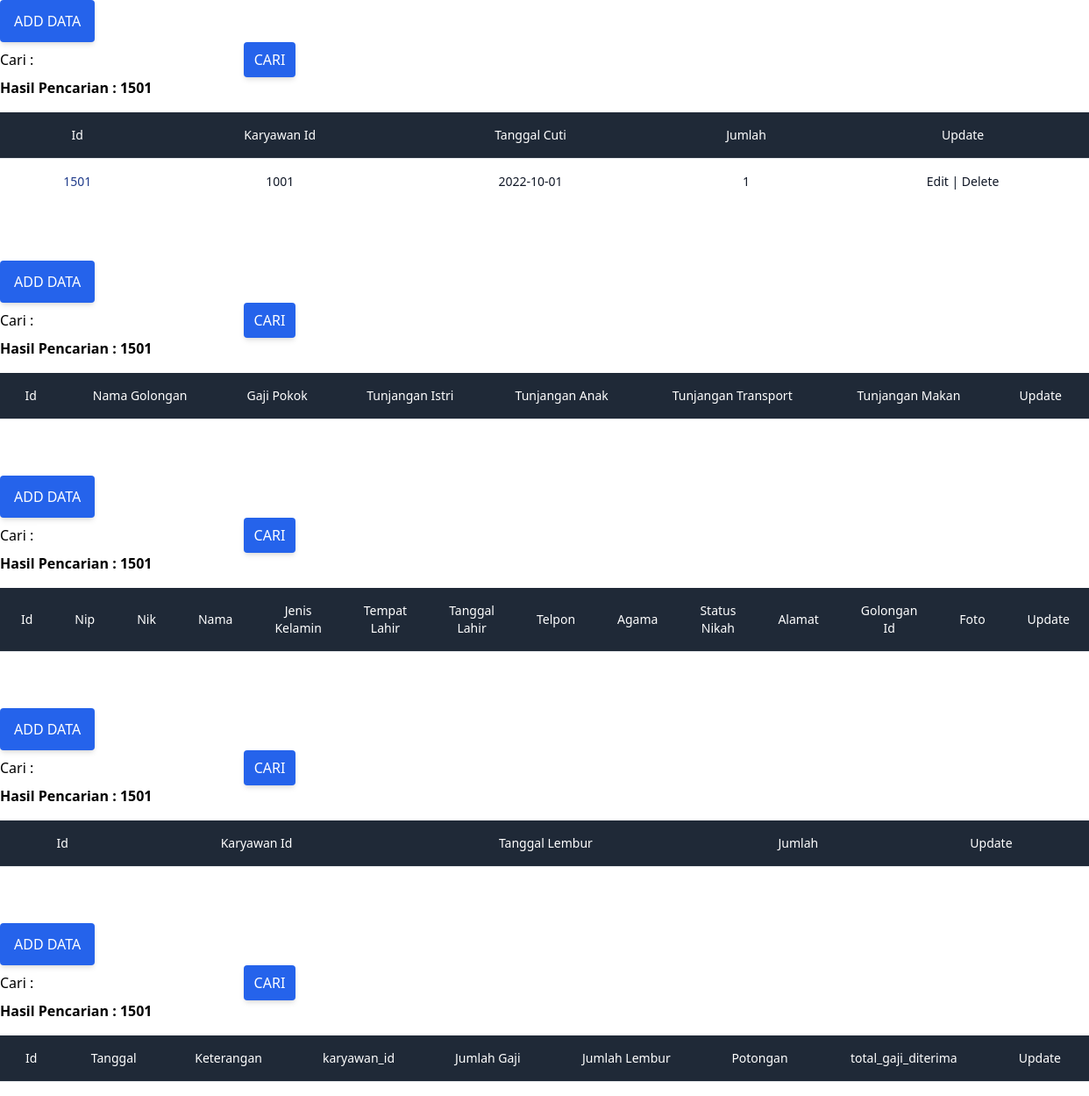
Screenshot of /save.php?cari=1501 with the database file from the repository.
### tables this page shows
CREATE TABLE `cuti` (
  `id` int(11) UNSIGNED NOT NULL,
  `karyawan_id` int(11) UNSIGNED NOT NULL,
  `tanggal_cuti` date NOT NULL,
  `jumlah` int(12) NOT NULL
);

### save.php (the view, shortened to what this page needs)
<?php
include_once("../config/config.php");
?>
<!DOCTYPE html>
<html lang="en">
<head>
    <link rel="stylesheet" href="../public/css/style.css">
</head>
<body>
    <a href="add.php"
        type="submit"
        class="inline-block px-4 py-3
        bg-blue-600
        text-white uppercase rounded shadow-md
        hover:bg-blue-700 hover:shadow-lg
        focus:bg-blue-700 focus:shadow-lg
        focus:outline-none focus:ring-0
        active:bg-blue-800 active:shadow-lg"
        data-mdb-ripple="true"
        data-mdb-ripple-color="light">Add Data
    </a>
    <form method="get">
        <label>Cari :</label>
        <input type="text" name="cari">
        <input
            href="../public/karyawan/add.php"
            type="submit"
            value="Cari"
            class="inline-block px-3 py-2
            bg-blue-600
            text-white uppercase rounded shadow-md
            hover:bg-blue-700 hover:shadow-lg
            focus:bg-blue-700 focus:shadow-lg
            focus:outline-none focus:ring-0
            active:bg-blue-800 active:shadow-lg"
            data-mdb-ripple="true"
            data-mdb-ripple-color="light"
        >
    </form>
    <?php
        if(isset($_GET['cari'])){
            $cari = $_GET['cari'];
            echo "<b>Hasil Pencarian : ".$cari."</b>";
        }
    ?>
    <div class="flex flex-col">
        <div class="overflow-x-auto sm:-mx-6 lg:-mx-8">
            <div class="py-4 inline-block min-w-full sm:px-6 lg:px-8">
                <div class="overflow-hidden">
                    <table class="min-w-full text-center">
                        <thead class="border-b bg-gray-800">
                            <tr>
                                <th scope="col" class="text-sm font-medium text-white px-6 py-4">Id</th>
                                <th scope="col" class="text-sm font-medium text-white px-6 py-4">Karyawan Id</th>
                                <th scope="col" class="text-sm font-medium text-white px-6 py-4">Tanggal Cuti</th>
                                <th scope="col" class="text-sm font-medium text-white px-6 py-4">Jumlah</th>
                                <th scope="col" class="text-sm font-medium text-white px-6 py-4">Update</th>
                            </tr>
                        </thead>
                        <tbody>
                            <tr class="bg-white border-b">
                                <?php
                                    if(isset($_GET['cari'])){
                                        $cari = $_GET['cari'];
                                        $result1 = mysqli_query($mysqli,"select * from cuti where id like '%".$cari."%'");
                                    }
                                    else{
                                        $result1= mysqli_query($mysqli, "SELECT * FROM cuti order BY id asc");
                                    }
                                    while($user_data = mysqli_fetch_array($result1)) {
                                        echo "<tr>";
                                        echo "<td class='px-6 py-4 whitespace-nowrap text-sm font-medium text-blue-900'>".$id = $user_data['id']."</td>";
		                                echo "<td class='px-6 py-4 whitespace-nowrap text-sm font-medium text-gray-900'>".$karyawan_id =$user_data['karyawan_id']."</td>";
		                                echo "<td class='px-6 py-4 whitespace-nowrap text-sm font-medium text-gray-900'>".$tanggal_cuti = $user_data['tanggal_cuti']."</td>";
		                                echo "<td class='px-6 py-4 whitespace-nowrap text-sm font-medium text-gray-900'>".$jumlah = $user_data['jumlah']."</td>";
                                        echo "<td class='px-6 py-4 whitespace-nowrap text-sm font-medium text-gray-900'><a  href='edit.php?id=$user_data[id]'>Edit</a> | <a href='delete.php?id=$user_data[id]'>Delete</a></td></tr>";
                                    }
                                ?>
                            </tr>
                        </tbody>
                    </table>
                </div>
            </div>
        </div>
    </div>
</body>
    <br>
    <br>
    <body>
    <a href="add.php"
        type="submit"
        class="inline-block px-4 py-3
        bg-blue-600
        text-white uppercase rounded shadow-md
        hover:bg-blue-700 hover:shadow-lg
        focus:bg-blue-700 focus:shadow-lg
        focus:outline-none focus:ring-0
        active:bg-blue-800 active:shadow-lg"
        data-mdb-ripple="true"
        data-mdb-ripple-color="light">ADD Data
    </a>
    <form method="get">
        <label>Cari : </label>
        <input type="text" name="cari">
        <input
            href="../public/golongan/add.php"
            type="submit"
            value="Cari"
            class="inline-block px-3 py-2 bg-blue-600 text-white uppercase rounded shadow-md hover:bg-blue-700 hover:shadow-lg focus:bg-blue-700 focus:shadow-lg focus:outline-none focus:ring-0 active:bg-blue-800 active:shadow-lg"
            data-mdb-ripple="true"
            data-mdb-ripple-color="light">
    </form>
    <?php
        if(isset($_GET['cari'])){
            $cari = $_GET['cari'];
            echo "<b>Hasil Pencarian : ".$cari."</b>";
        }
    ?>
    <div class="flex flex-col">
        <div class="overflow-x-auto sm:-mx-6 lg:-mx-8">
            <div class="py-4 inline-block min-w-full sm:px-6 lg:px-8">
                <div class="overflow-hidden">
                    <table class="min-w-full text-center">
                        <thead class="border-b bg-gray-800">
                            <tr>
                                <th scope="col" class="text-sm font-medium text-white px-6 py-4">Id</th>
                                <th scope="col" class="text-sm font-medium text-white px-6 py-4">Nama Golongan</th>
                                <th scope="col" class="text-sm font-medium text-white px-6 py-4">Gaji Pokok</th>
                                <th scope="col" class="text-sm font-medium text-white px-6 py-4">Tunjangan Istri</th>
                                <th scope="col" class="text-sm font-medium text-white px-6 py-4">Tunjangan Anak</th>
                                <th scope="col" class="text-sm font-medium text-white px-6 py-4">Tunjangan Transport</th>
                                <th scope="col" class="text-sm font-medium text-white px-6 py-4">Tunjangan Makan</th>
                                <th scope="col" class="text-sm font-medium text-white px-6 py-4">Update</th>
                            </tr>
                        </thead>
                </table>
            </div>
        </div>
    </div>
</div>
</body>
    <br>
    <br>
    <body>
    <a href="add.php"
        type="submit"
        class="inline-block px-4 py-3
        bg-blue-600
        text-white uppercase rounded shadow-md
        hover:bg-blue-700 hover:shadow-lg
        focus:bg-blue-700 focus:shadow-lg
        focus:outline-none focus:ring-0
        active:bg-blue-800 active:shadow-lg"
        data-mdb-ripple="true"
        data-mdb-ripple-color="light">Add Data
    </a>
    <form method="get">
        <label>Cari : </label>
        <input type="text" name="cari">
        <input
            href="../public/karyawan/add.php"
            type="submit"
            value="Cari"
            class="inline-block px-3 py-2
            bg-blue-600
            text-white uppercase rounded shadow-md
            hover:bg-blue-700 hover:shadow-lg
            focus:bg-blue-700 focus:shadow-lg
            focus:outline-none focus:ring-0
            active:bg-blue-800 active:shadow-lg"
            data-mdb-ripple="true"
            data-mdb-ripple-color="light"
        >
    </form>
    <?php
        if(isset($_GET['cari'])){
            $cari = $_GET['cari'];
            echo "<b>Hasil Pencarian : ".$cari."</b>";
        }
    ?>
    <div class="flex flex-col">
        <div class="overflow-x-auto sm:-mx-6 lg:-mx-8">
            <div class="py-4 inline-block min-w-full sm:px-6 lg:px-8">
                <div class="overflow-hidden">
                    <table class="min-w-full text-center">
                        <thead class="border-b bg-gray-800">
                            <tr>
                                <th scope="col" class="text-sm font-medium text-white px-6 py-4">Id</th>
                                <th scope="col" class="text-sm font-medium text-white px-6 py-4">Nip</th>
                                <th scope="col" class="text-sm font-medium text-white px-6 py-4">Nik</th>
                                <th scope="col" class="text-sm font-medium text-white px-6 py-4">Nama</th>
                                <th scope="col" class="text-sm font-medium text-white px-6 py-4">Jenis Kelamin</th>
                                <th scope="col" class="text-sm font-medium text-white px-6 py-4">Tempat Lahir</th>
                                <th scope="col" class="text-sm font-medium text-white px-6 py-4">Tanggal Lahir</th>
                                <th scope="col" class="text-sm font-medium text-white px-6 py-4">Telpon</th>
                                <th scope="col" class="text-sm font-medium text-white px-6 py-4">Agama</th>
                                <th scope="col" class="text-sm font-medium text-white px-6 py-4">Status Nikah</th>
                                <th scope="col" class="text-sm font-medium text-white px-6 py-4">Alamat</th>
                                <th scope="col" class="text-sm font-medium text-white px-6 py-4">Golongan Id</th>
                                <th scope="col" class="text-sm font-medium text-white px-6 py-4">Foto</th>
                                <th scope="col" class="text-sm font-medium text-white px-6 py-4">Update</th>
                            </tr>
                        </thead>
                    </table>
                </div>
            </div>
        </div>
    </div>
</body>
    <br>
    <br>
<body>
    <a href="add.php"
        type="submit"
        class="inline-block px-4 py-3
        bg-blue-600
        text-white uppercase rounded shadow-md
        hover:bg-blue-700 hover:shadow-lg
        focus:bg-blue-700 focus:shadow-lg
        focus:outline-none focus:ring-0
        active:bg-blue-800 active:shadow-lg"
        data-mdb-ripple="true"
        data-mdb-ripple-color="light">Add Data
    </a>
    <form method="get">
        <label>Cari :</label>
        <input type="text" name="cari">
        <input
            href="../public/lembur/add.php"
            type="submit"
            value="Cari"
            class="inline-block px-3 py-2
            bg-blue-600
            text-white uppercase rounded shadow-md
            hover:bg-blue-700 hover:shadow-lg
            focus:bg-blue-700 focus:shadow-lg
            focus:outline-none focus:ring-0
            active:bg-blue-800 active:shadow-lg"
            data-mdb-ripple="true"
            data-mdb-ripple-color="light"
        >
    </form>
    <?php
        if(isset($_GET['cari'])){
            $cari = $_GET['cari'];
            echo "<b>Hasil Pencarian : ".$cari."</b>";
        }
    ?>
    <div class="flex flex-col">
        <div class="overflow-x-auto sm:-mx-6 lg:-mx-8">
            <div class="py-4 inline-block min-w-full sm:px-6 lg:px-8">
                <div class="overflow-hidden">
                    <table class="min-w-full text-center">
                        <thead class="border-b bg-gray-800">
                            <tr>
                                <th scope="col" class="text-sm font-medium text-white px-6 py-4">Id</th>
                                <th scope="col" class="text-sm font-medium text-white px-6 py-4">Karyawan Id</th>
                                <th scope="col" class="text-sm font-medium text-white px-6 py-4">Tanggal Lembur</th>
                                <th scope="col" class="text-sm font-medium text-white px-6 py-4">Jumlah</th>
                                <th scope="col" class="text-sm font-medium text-white px-6 py-4">Update</th>
                            </tr>
                        </thead>
                    </table>
                </div>
            </div>
        </div>
    </div>
</body>
    <br>
    <br>
    <body>
    <a href="add.php"
        type="submit"
        class="inline-block px-4 py-3
        bg-blue-600
        text-white uppercase rounded shadow-md
        hover:bg-blue-700 hover:shadow-lg
        focus:bg-blue-700 focus:shadow-lg
        focus:outline-none focus:ring-0
        active:bg-blue-800 active:shadow-lg"
        data-mdb-ripple="true"
        data-mdb-ripple-color="light">Add Data
    </a>
    <form method="get">
        <label>Cari : </label>
        <input type="text" name="cari">
        <input
            href="../public/penggajian/add.php"
            type="submit"
            value="Cari"
            class="inline-block px-3 py-2
            bg-blue-600
            text-white uppercase rounded shadow-md
            hover:bg-blue-700 hover:shadow-lg
            focus:bg-blue-700 focus:shadow-lg
            focus:outline-none focus:ring-0
            active:bg-blue-800 active:shadow-lg"
            data-mdb-ripple="true"
            data-mdb-ripple-color="light"
        >
    </form>
    <?php
        if(isset($_GET['cari'])){
            $cari = $_GET['cari'];
            echo "<b>Hasil Pencarian : ".$cari."</b>";
        }
    ?>
    <div class="flex flex-col">
        <div class="overflow-x-auto sm:-mx-6 lg:-mx-8">
            <div class="py-4 inline-block min-w-full sm:px-6 lg:px-8">
                <div class="overflow-hidden">
                    <table class="min-w-full text-center">
                        <thead class="border-b bg-gray-800">
                            <tr>
                                <th scope="col" class="text-sm font-medium text-white px-6 py-4">Id</th>
                                <th scope="col" class="text-sm font-medium text-white px-6 py-4">Tanggal</th>
                                <th scope="col" class="text-sm font-medium text-white px-6 py-4">Keterangan</th>
                                <th scope="col" class="text-sm font-medium text-white px-6 py-4">karyawan_id</th>
                                <th scope="col" class="text-sm font-medium text-white px-6 py-4">Jumlah Gaji</th>
                                <th scope="col" class="text-sm font-medium text-white px-6 py-4">Jumlah Lembur</th>
                                <th scope="col" class="text-sm font-medium text-white px-6 py-4">Potongan</th>
                                <th scope="col" class="text-sm font-medium text-white px-6 py-4">total_gaji_diterima</th>
                                <th scope="col" class="text-sm font-medium text-white px-6 py-4">Update</th>
                            </tr>
                        </thead>
                    </table>
                </div>
            </div>
        </div>
    </div>
</body>
</html>

### rows the page displays
cuti: id "1501", karyawan "1001", tanggal_cuti "2022-10-01", jumlah "1"

### other values shown
$cari "1501"
